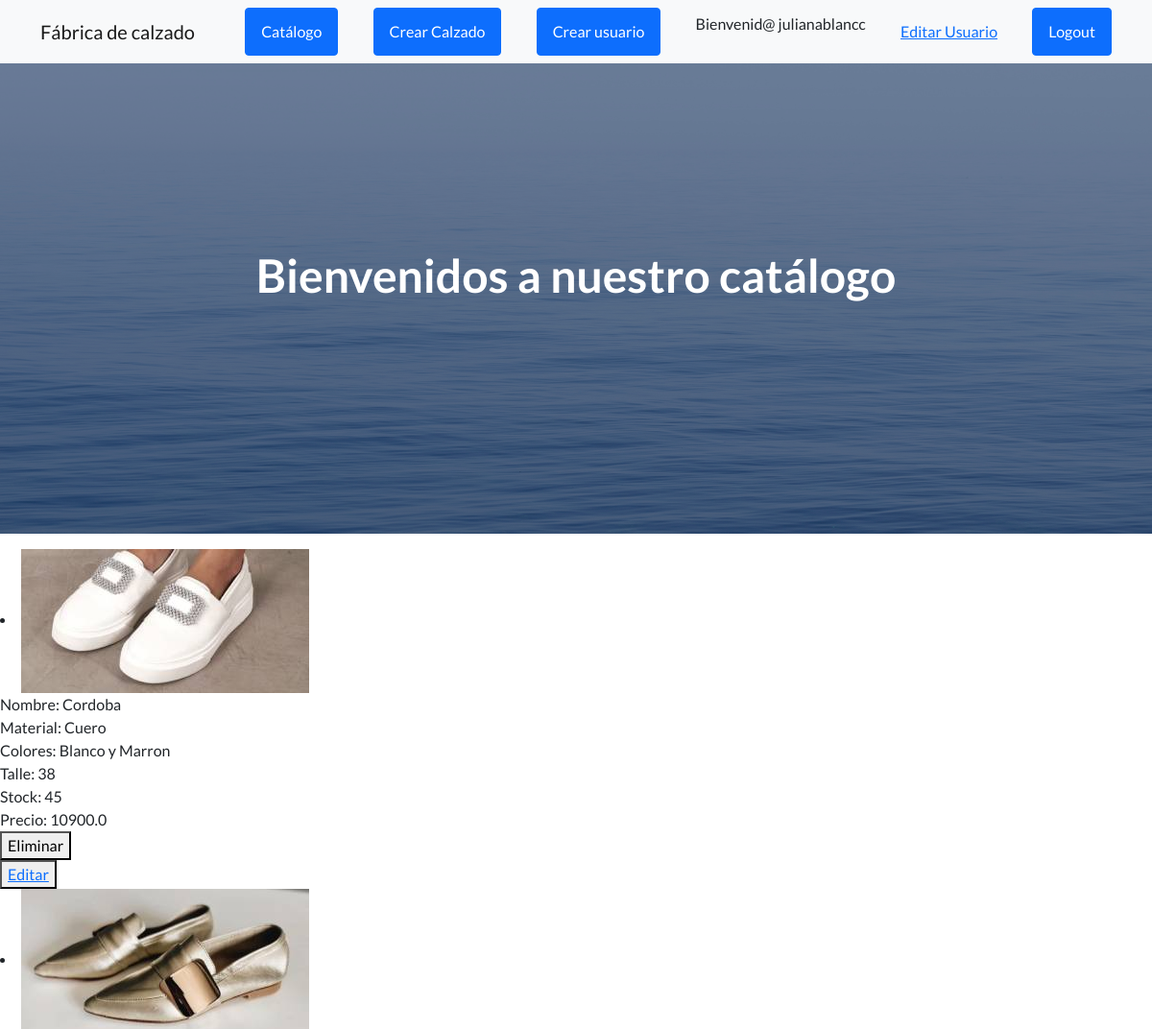
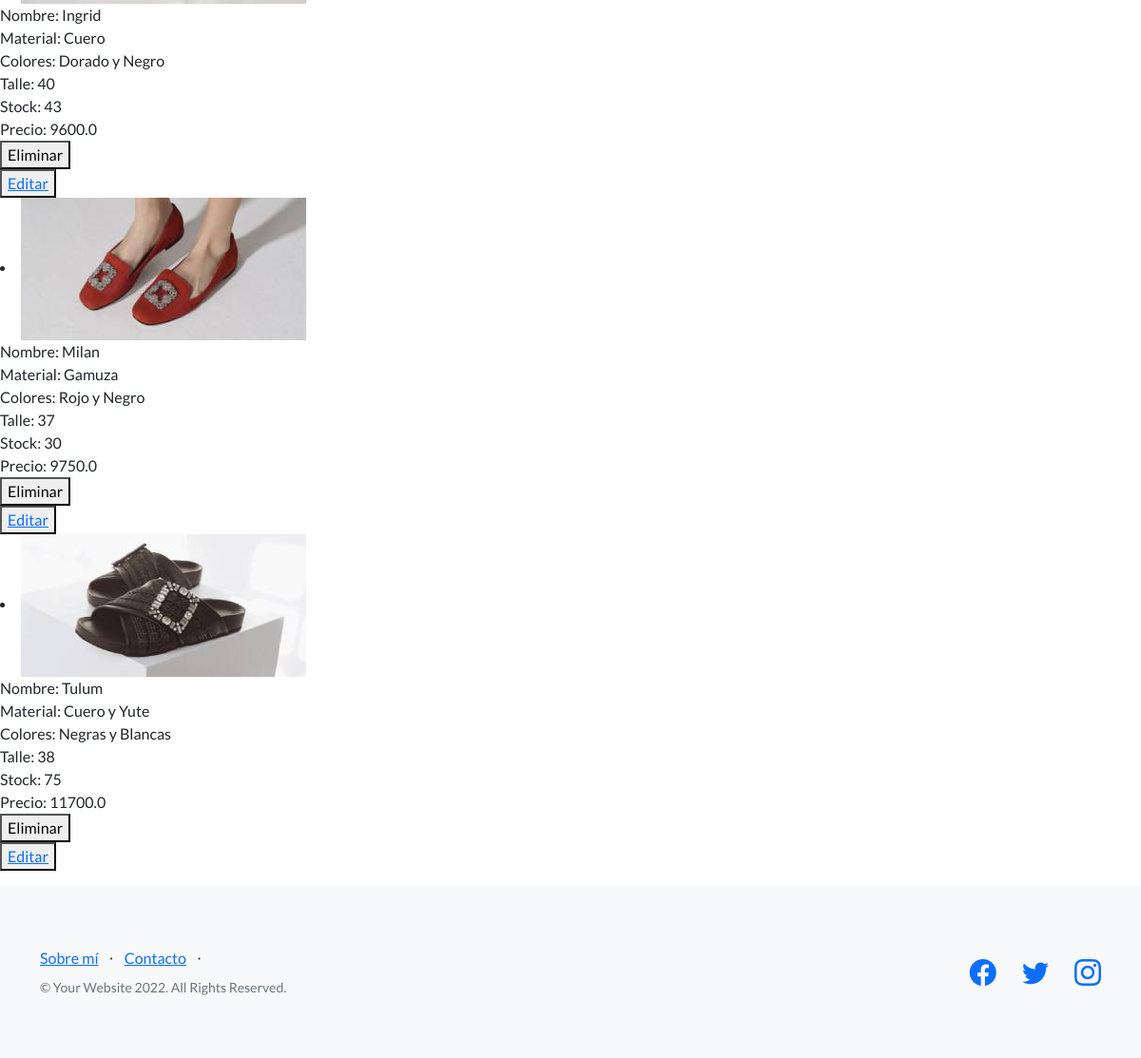
Screenshot of /AppFabrica/zapatos/ (signed in) with the database file from the repository (2 pictures, top to bottom).
### AppFabrica/models.py (models this page shows, shortened)
class Zapato (models.Model):
    nombre = models.CharField(max_length=50, default=None)
    material = models.CharField(max_length=50, default=None)
    color = models.CharField(max_length=50, default=None)
    talle = models.IntegerField(default=None)
    stock = models.IntegerField(default=None)
    precio = models.FloatField(default=None)
    foto = models.ImageField(upload_to='images/', null=True, blank=True)

### AppFabrica/views.py (the view)
def lista_zapatos (request):
    zapatos = Zapato.objects.all()
    return render (request, "listazapatos.html", {"zapatos": zapatos})

### AppFabrica/templates/listazapatos.html (shortened to what this page needs)
{% extends 'padre.html' %}
{% load static %}
{% block contenidoDinamico%}
<header class="masthead">
    <div class="container position-relative">
        <div class="row justify-content-center">
            <div class="col-xl-20">
                <div class="text-center text-white">
                    <h1 class="mb-5">Bienvenidos a nuestro catálogo</h1>
                </div>
            </div>
        </div>
    </div>
</header>
<p>
    {% for zapato in zapatos %}
    {% if user.is_authenticated %}
    <li>
        <img src="{{zapato.foto.url}}" alt="foto_producto"><br>Nombre: {{zapato.nombre}}<br>Material: {{zapato.material}}<br>Colores: {{zapato.color}}<br>Talle: {{zapato.talle}}<br> Stock: {{zapato.stock}} <br>Precio: {{zapato.precio}}
    </li>
    <div>
        {% if user.is_authenticated and user.is_staff  %}
        <form action="{% url 'eliminar_zapato' zapato.id %}" method="POST"> {% csrf_token %}
            <button type="submit"> Eliminar </button>
        </form>
        {% endif %}
        <button>
            <a href= "{% url 'editar_zapato' zapato.id %}"> Editar</a>
        </button>
    </div>
    {% endif %}
    {% endfor %}
</p>
{% endblock contenidoDinamico%}

### AppFabrica/templates/padre.html (shortened to what this page needs)
<!DOCTYPE html>
<html lang="en">
    <head>
        {% load static %}
        <link href="https://cdn.jsdelivr.net/npm/bootstrap-icons@1.5.0/font/bootstrap-icons.css" rel="stylesheet" type="text/css" />
        <link href= "{% static '/css/styles.css' %}" rel="stylesheet" />
    </head>
    <body>
        <nav class="navbar navbar-light bg-light static-top">
            <div class="container">
                <a class="navbar-brand" href= "{% url 'inicio' %}">Fábrica de calzado</a>
                <a class="btn btn-primary" href= "{% url 'lista_zapatos' %}" >Catálogo</a>
                {% if user.is_authenticated %}
                    {% if user.is_authenticated and user.is_staff  %}
                <a class="btn btn-primary" href= "{% url 'crearzapato' %}" >Crear Calzado</a>
                <a class="btn btn-primary" href= "{% url 'registrar' %}" >Crear usuario</a>
                {% endif %}
                <p> Bienvenid@ {{user.username}} </p>
                <a href= "{% url 'editar_usuario' %}" >Editar Usuario</a>
                <a class="btn btn-primary" href= "{% url 'logout' %}" >Logout</a>
                {% else %}
                <a class="btn btn-primary" href="{% url 'suscriptores' %}">Suscribirse</a>
                <a class="btn btn-primary" href= "{% url 'form_mayorista' %}" >Compra Mayorista</a>
                <a class="btn btn-primary" href= "{% url 'login' %}" >Login</a>
                {% endif %}
            </div>
        </nav>
        {% block contenidoDinamico%}
        {% endblock contenidoDinamico%}
        <footer class="footer bg-light">
            <div class="container">
                <div class="row">
                    <div class="col-lg-6 h-100 text-center text-lg-start my-auto">
                        <ul class="list-inline mb-2">
                            <li class="list-inline-item"><a href="{% url 'sobremi' %}">Sobre mí</a></li>
                            <li class="list-inline-item">⋅</li>
                            <li class="list-inline-item"><a href="{% url 'form_mayorista' %}">Contacto</a></li>
                            <li class="list-inline-item">⋅</li>
                        </ul>
                        <p class="text-muted small mb-4 mb-lg-0">&copy; Your Website 2022. All Rights Reserved.</p>
                    </div>
                    <div class="col-lg-6 h-100 text-center text-lg-end my-auto">
                        <ul class="list-inline mb-0">
                            <li class="list-inline-item me-4">
                                <a href="#!"><i class="bi-facebook fs-3"></i></a>
                            </li>
                            <li class="list-inline-item me-4">
                                <a href="#!"><i class="bi-twitter fs-3"></i></a>
                            </li>
                            <li class="list-inline-item">
                                <a href="#!"><i class="bi-instagram fs-3"></i></a>
                            </li>
                        </ul>
                    </div>
                </div>
            </div>
        </footer>
    </body>
</html>

### rows the page displays
Zapato: foto (picture), nombre "Cordoba", material "Cuero", color "Blanco y Marron", talle "38", stock "45", precio "10900.0"
Zapato: foto (picture), nombre "Ingrid", material "Cuero", color "Dorado y Negro", talle "40", stock "43", precio "9600.0"
Zapato: foto (picture), nombre "Milan", material "Gamuza", color "Rojo y Negro", talle "37", stock "30", precio "9750.0"
Zapato: foto (picture), nombre "Tulum", material "Cuero y Yute", color "Negras y Blancas", talle "38", stock "75", precio "11700.0"

### other values shown
{{ user.username }} "julianablancc"
